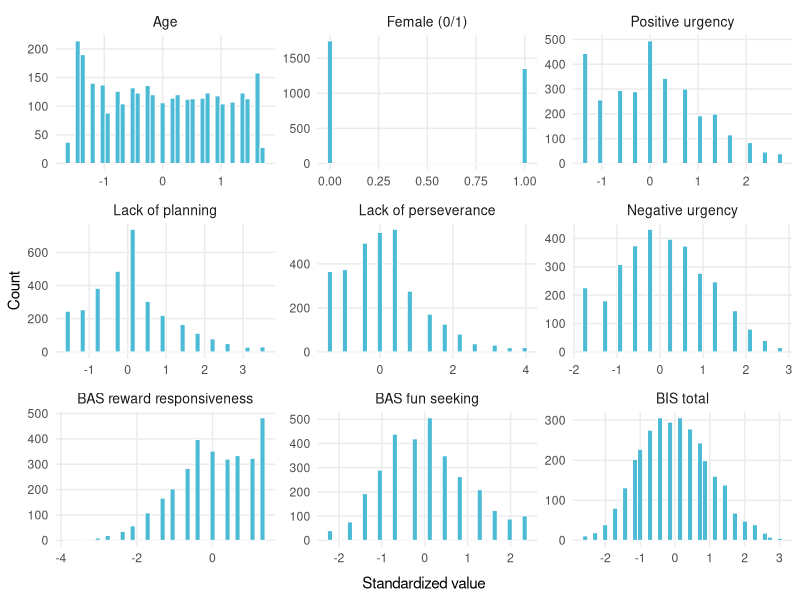

The R source for this figure:
# Faceted figure of the distribution of the modeled covariates in the real
# ABCD data (FRF-total analysis), good enough for a supplement.
#
# Run on HPC (from analyses/):
#   module load R/4.4.0-openblas-rocky8
#   Rscript covariateDist-ABCD.R
#
# Output: output/covariateDist.png

library(tidyverse)

# cleaned + standardized covariates (z-scores) for the FRF-total model
modelVars <- c("age", "female", "uPosUrg", "uLplanning", "uLpers",
               "uNegUrg", "bbRR", "bbFS", "bbSum")

fullDf <- read_csv("output/sampledDF.csv", show_col_types = FALSE)

covLabels <- c(
  age       = "Age",
  female    = "Female (0/1)",
  uPosUrg   = "Positive urgency",
  uLplanning = "Lack of planning",
  uLpers    = "Lack of perseverance",
  uNegUrg   = "Negative urgency",
  bbRR      = "BAS reward responsiveness",
  bbFS      = "BAS fun seeking",
  bbSum     = "BIS total"
)

longDf <- fullDf %>%
  select(all_of(modelVars)) %>%
  pivot_longer(everything(), names_to = "covariate", values_to = "value") %>%
  mutate(covariate = factor(covariate, levels = modelVars,
                            labels = covLabels[modelVars]))

p <- longDf %>%
  ggplot(aes(x = value)) +
  geom_histogram(bins = 40, fill = "#4DBBD5", color = "white", linewidth = 0.3) +
  facet_wrap(~covariate, scales = "free", ncol = 3) +
  labs(x = "Standardized value", y = "Count") +
  theme_minimal(base_size = 11) +
  theme(
    strip.text = element_text(size = 10),
    axis.title.x = element_text(margin = margin(t = 8)),
    panel.grid.minor = element_blank()
  )

ggsave("output/covariateDist.png", plot = p, width = 9, height = 7, dpi = 300)
print("wrote output/covariateDist.png")
